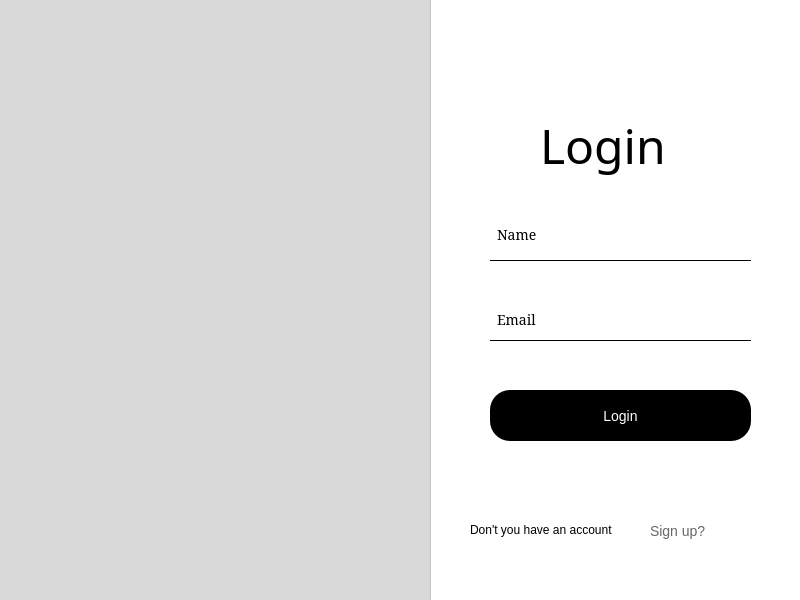
<?xml version="1.0" encoding="UTF-8"?>
<ui version="4.0">
 <class>MainWindow</class>
 <widget class="QMainWindow" name="MainWindow">
  <property name="geometry">
   <rect>
    <x>0</x>
    <y>0</y>
    <width>800</width>
    <height>600</height>
   </rect>
  </property>
  <property name="windowTitle">
   <string>MainWindow</string>
  </property>
  <property name="styleSheet">
   <string notr="true">background-color:rgb(217, 217, 217)</string>
  </property>
  <widget class="QWidget" name="centralwidget">
   <widget class="QLabel" name="label_3">
    <property name="geometry">
     <rect>
      <x>40</x>
      <y>180</y>
      <width>311</width>
      <height>231</height>
     </rect>
    </property>
    <property name="text">
     <string/>
    </property>
    <property name="pixmap">
     <pixmap>../../../../Desktop/PTB07/UA/img/302065e0-36bf-477b-86d3-f71749fd23b1.webp</pixmap>
    </property>
    <property name="scaledContents">
     <bool>true</bool>
    </property>
   </widget>
   <widget class="QFrame" name="frame">
    <property name="geometry">
     <rect>
      <x>430</x>
      <y>-50</y>
      <width>401</width>
      <height>681</height>
     </rect>
    </property>
    <property name="font">
     <font>
      <kerning>true</kerning>
     </font>
    </property>
    <property name="styleSheet">
     <string notr="true">background-color:rgb(255, 255, 255);
</string>
    </property>
    <property name="frameShape">
     <enum>QFrame::Shape::StyledPanel</enum>
    </property>
    <property name="frameShadow">
     <enum>QFrame::Shadow::Raised</enum>
    </property>
    <widget class="QLabel" name="label">
     <property name="geometry">
      <rect>
       <x>110</x>
       <y>150</y>
       <width>171</width>
       <height>91</height>
      </rect>
     </property>
     <property name="font">
      <font>
       <family>Algerian</family>
       <pointsize>36</pointsize>
      </font>
     </property>
     <property name="styleSheet">
      <string notr="true"/>
     </property>
     <property name="text">
      <string>Login</string>
     </property>
    </widget>
    <widget class="QLineEdit" name="lineEdit_3">
     <property name="geometry">
      <rect>
       <x>60</x>
       <y>260</y>
       <width>261</width>
       <height>51</height>
      </rect>
     </property>
     <property name="font">
      <font>
       <family>SimSun</family>
       <pointsize>-1</pointsize>
      </font>
     </property>
     <property name="styleSheet">
      <string notr="true">border: none;
    border-bottom: 1px solid #000; /* Black underline */
    font-size: 14px;
    padding: 5px;</string>
     </property>
     <property name="text">
      <string>Name</string>
     </property>
     <property name="frame">
      <bool>false</bool>
     </property>
     <property name="echoMode">
      <enum>QLineEdit::EchoMode::Normal</enum>
     </property>
     <property name="dragEnabled">
      <bool>false</bool>
     </property>
     <property name="readOnly">
      <bool>false</bool>
     </property>
     <property name="clearButtonEnabled">
      <bool>false</bool>
     </property>
    </widget>
    <widget class="QLineEdit" name="lineEdit_2">
     <property name="geometry">
      <rect>
       <x>60</x>
       <y>350</y>
       <width>261</width>
       <height>41</height>
      </rect>
     </property>
     <property name="font">
      <font>
       <family>SimSun</family>
       <pointsize>-1</pointsize>
      </font>
     </property>
     <property name="styleSheet">
      <string notr="true">border: none;
    border-bottom: 1px solid #000; /* Black underline */
    font-size: 14px;
    padding: 5px;</string>
     </property>
     <property name="text">
      <string>Email</string>
     </property>
     <property name="frame">
      <bool>false</bool>
     </property>
     <property name="echoMode">
      <enum>QLineEdit::EchoMode::Normal</enum>
     </property>
     <property name="cursorPosition">
      <number>5</number>
     </property>
     <property name="dragEnabled">
      <bool>false</bool>
     </property>
     <property name="readOnly">
      <bool>false</bool>
     </property>
     <property name="clearButtonEnabled">
      <bool>false</bool>
     </property>
    </widget>
    <widget class="QPushButton" name="pushButton">
     <property name="geometry">
      <rect>
       <x>60</x>
       <y>440</y>
       <width>261</width>
       <height>51</height>
      </rect>
     </property>
     <property name="styleSheet">
      <string notr="true">background-color: #000; /* Black background */
    color: #fff; /* White text */
    font-size: 14px; /* Adjust text size */
    border: none; /* Remove borders */
    border-radius: 20px; /* Rounded corners */
    padding: 10px 20px; /* Add padding for a larger button */
    text-align: center; /* Center the text */</string>
     </property>
     <property name="text">
      <string>Login</string>
     </property>
    </widget>
    <widget class="QLabel" name="label_2">
     <property name="geometry">
      <rect>
       <x>40</x>
       <y>570</y>
       <width>201</width>
       <height>20</height>
      </rect>
     </property>
     <property name="text">
      <string>Don't you have an account</string>
     </property>
    </widget>
    <widget class="QPushButton" name="pushButton_2">
     <property name="geometry">
      <rect>
       <x>220</x>
       <y>570</y>
       <width>93</width>
       <height>21</height>
      </rect>
     </property>
     <property name="styleSheet">
      <string notr="true">background: transparent; /* No background */
    border: none; /* Remove border */
    color: #666; /* Light gray text color */
    font-size: 14px; /* Adjust font size as needed */
    text-align: left; /* Align text to the left */</string>
     </property>
     <property name="text">
      <string>Sign up?</string>
     </property>
    </widget>
   </widget>
   <zorder>frame</zorder>
   <zorder>label_3</zorder>
  </widget>
  <widget class="QMenuBar" name="menubar">
   <property name="geometry">
    <rect>
     <x>0</x>
     <y>0</y>
     <width>800</width>
     <height>26</height>
    </rect>
   </property>
  </widget>
 </widget>
 <resources/>
 <connections/>
</ui>
